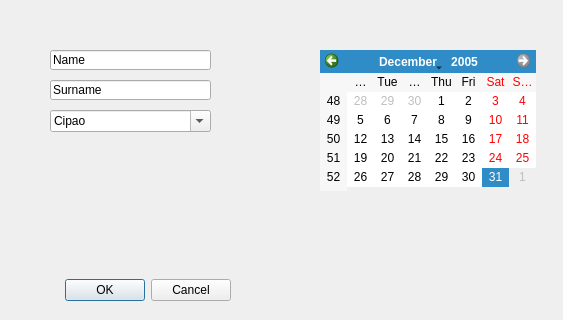
<?xml version="1.0" encoding="UTF-8"?>
<ui version="4.0">
 <class>newgame</class>
 <widget class="QDialog" name="newgame">
  <property name="geometry">
   <rect>
    <x>0</x>
    <y>0</y>
    <width>563</width>
    <height>320</height>
   </rect>
  </property>
  <property name="windowTitle">
   <string>Dialog</string>
  </property>
  <widget class="QDialogButtonBox" name="buttonBox">
   <property name="geometry">
    <rect>
     <x>10</x>
     <y>270</y>
     <width>221</width>
     <height>41</height>
    </rect>
   </property>
   <property name="orientation">
    <enum>Qt::Horizontal</enum>
   </property>
   <property name="standardButtons">
    <set>QDialogButtonBox::Cancel|QDialogButtonBox::Ok</set>
   </property>
  </widget>
  <widget class="QLineEdit" name="name">
   <property name="geometry">
    <rect>
     <x>50</x>
     <y>50</y>
     <width>161</width>
     <height>20</height>
    </rect>
   </property>
   <property name="text">
    <string>Name</string>
   </property>
  </widget>
  <widget class="QLineEdit" name="surname">
   <property name="geometry">
    <rect>
     <x>50</x>
     <y>80</y>
     <width>161</width>
     <height>20</height>
    </rect>
   </property>
   <property name="text">
    <string>Surname</string>
   </property>
  </widget>
  <widget class="QCalendarWidget" name="birth">
   <property name="geometry">
    <rect>
     <x>320</x>
     <y>50</y>
     <width>216</width>
     <height>141</height>
    </rect>
   </property>
   <property name="minimumDate">
    <date>
     <year>1930</year>
     <month>12</month>
     <day>31</day>
    </date>
   </property>
   <property name="maximumDate">
    <date>
     <year>2005</year>
     <month>12</month>
     <day>31</day>
    </date>
   </property>
  </widget>
  <widget class="QComboBox" name="country">
   <property name="geometry">
    <rect>
     <x>50</x>
     <y>110</y>
     <width>161</width>
     <height>22</height>
    </rect>
   </property>
   <property name="editable">
    <bool>true</bool>
   </property>
   <property name="currentText">
    <string>Cipao</string>
   </property>
   <property name="currentIndex">
    <number>0</number>
   </property>
   <property name="maxCount">
    <number>2147483646</number>
   </property>
   <item>
    <property name="text">
     <string>Cipao</string>
    </property>
   </item>
  </widget>
 </widget>
 <resources/>
 <connections>
  <connection>
   <sender>buttonBox</sender>
   <signal>accepted()</signal>
   <receiver>newgame</receiver>
   <slot>accept()</slot>
   <hints>
    <hint type="sourcelabel">
     <x>248</x>
     <y>254</y>
    </hint>
    <hint type="destinationlabel">
     <x>157</x>
     <y>274</y>
    </hint>
   </hints>
  </connection>
  <connection>
   <sender>buttonBox</sender>
   <signal>rejected()</signal>
   <receiver>newgame</receiver>
   <slot>reject()</slot>
   <hints>
    <hint type="sourcelabel">
     <x>316</x>
     <y>260</y>
    </hint>
    <hint type="destinationlabel">
     <x>286</x>
     <y>274</y>
    </hint>
   </hints>
  </connection>
 </connections>
</ui>
